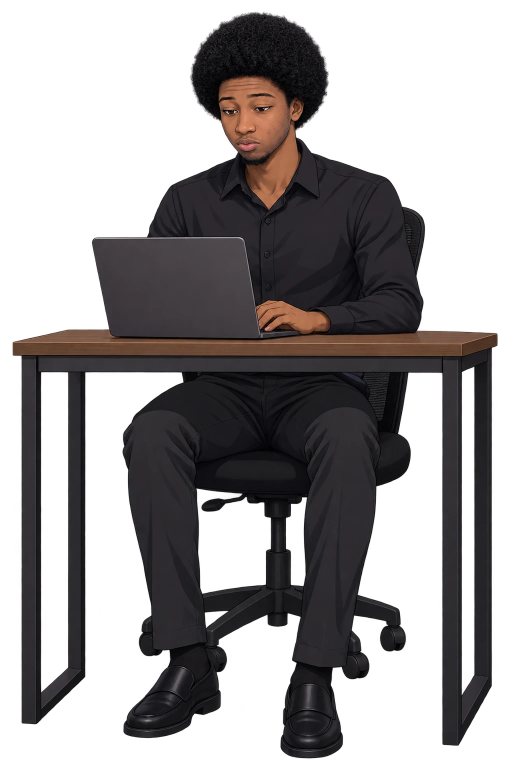
#> input picture sources/personnage.webp, 1024 x 1536 px (shown at 1/2 size)
$ python preparer-personnage.py
#> lines starting #> are read from the running program, lines starting #| are printed output that depends on the picture; after the words box and inside, x2 and y2 are one past the last pixel; in counts of white or black regions, pixels touching at a corner belong together
"""
Prépare les calques du personnage de l'atelier à partir de l'illustration
détourée sources/personnage.webp (1024 × 1536, fond transparent).

    python3 scripts/preparer-personnage.py

Produit, dans public/atelier/ :
  - haut.webp          le buste, au-dessus du plateau (respire, tourne la tête)
  - haut-eclaire.webp  le même, éclairé par l'écran (fondu d'opacité)
  - bas.webp           jambes et fauteuil, sous le plateau (immobile)

Le plateau en bois et les pieds métalliques d'origine sont retirés : le
bureau noir mat est dessiné en SVG entre les deux calques, à la même
échelle. Un fin liseré clair (contre-jour de l'horizon) est cuit dans
les images, ce qui évite tout filtre CSS au moment de l'affichage ;
aucun halo ne déborde de la silhouette.

Les coordonnées citées ici sont celles de l'image source ; la feuille de
style (.perso) reprend les mêmes, en pourcentages.
"""
from pathlib import Path

import numpy as np
from PIL import Image, ImageFilter

RACINE = Path(__file__).resolve().parent.parent
SOURCE = RACINE / 'sources' / 'personnage.webp'
SORTIE = RACINE / 'public' / 'atelier'
ECHELLE = 0.8  # 1024 → 819 px de large : net jusqu'à 2x sur l'écran
COUPE = 712  # bas du plateau d'origine : frontière haut / bas
PLATEAU = (655, 714)  # bande du plateau en bois

im = Image.open(SOURCE).convert('RGBA')
#> im is the input picture: PIL image 1024x1536 RGBA; mean R, G, B, A 21.8, 18.8, 19.4, 114.7
a = np.asarray(im).astype(np.float32) / 255.0
h, w = a.shape[:2]
#> h = 1536; w = 1024
rgb, al = a[..., :3], a[..., 3]
ys, xs = np.mgrid[0:h, 0:w]

# 1. Nettoyage des bords : pas de voile résiduel, pas de frange claire.
al = np.where(al < 0.03, 0.0, al)
lum = rgb.mean(-1)
frange = (al < 0.9) & (lum > 0.55)
#> frange: shape (1536, 1024) bool; every value is 0
al = np.where(frange, al * 0.35, al)

# 2. Plateau en bois : les pixels bruns de la bande disparaissent, sauf la
#    main posée sur l'ordinateur (peau brune elle aussi).
r, g, b = rgb[..., 0], rgb[..., 1], rgb[..., 2]
brun = (r > g) & (g >= b * 0.9) & ((r - b) > 0.08)
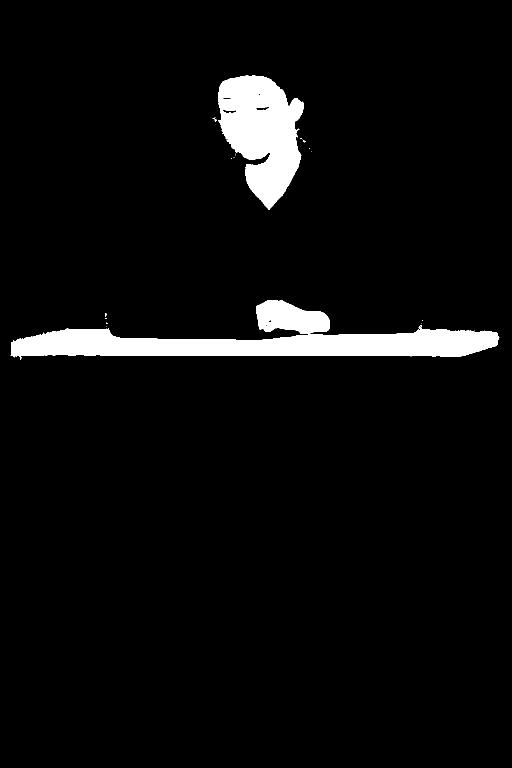
#> brun: shape (1536, 1024) bool (shown at 1/2 size); 4.8% white; 24 white regions (22 under 20 px), largest, box (x1, y1, x2, y2) and area: (21, 600, 999, 715) 46779, (436, 151, 608, 420) 29092
main = (xs > 500) & (xs < 672) & (ys < 678)
bois = (brun & (ys >= PLATEAU[0]) & (ys <= PLATEAU[1]) & ~main) | ((ys >= 680) & (ys <= PLATEAU[1]))
#> bois: shape (1536, 1024) bool; 2.8% white; 4 white regions (3 under 20 px), largest, box (x1, y1, x2, y2) and area: (0, 655, 1024, 715) 44774
al = np.where(bois, 0.0, al)
# Ceinture du bureau (sous le plateau) et pieds métalliques d'origine.
ceinture = (ys > PLATEAU[1]) & (ys < 752) & (xs > 20) & (xs < 1000)
pieds = (ys > 640) & ((xs < 200) | (xs > 862))
al = np.where(ceinture | pieds, 0.0, al)


def assombrir(c):
    """Étalonnage d'ambiance : plus froid, un peu plus sombre."""
    c = c * np.array([0.86, 0.9, 1.0], dtype=np.float32)
    return c * 0.92 + np.array([0.0, 0.006, 0.02], dtype=np.float32)


base = assombrir(rgb)


def tache(cx, cy, rx, ry):
    return np.exp(-(((xs - cx) / rx) ** 2 + ((ys - cy) / ry) ** 2))


# 3. Lumière froide de l'écran : visage, cou, plastron, mains.
lumiere = (
    tache(505, 262, 105, 95) * 0.62
    + tache(565, 628, 80, 45) * 0.45
    + tache(520, 430, 170, 140) * 0.22
    + tache(340, 560, 160, 110) * 0.18
)
couleur = np.array([0.42, 0.62, 1.0], dtype=np.float32)
eclaire = 1.0 - (1.0 - base) * (1.0 - np.clip(lumiere, 0, 1)[..., None] * couleur * 0.85)
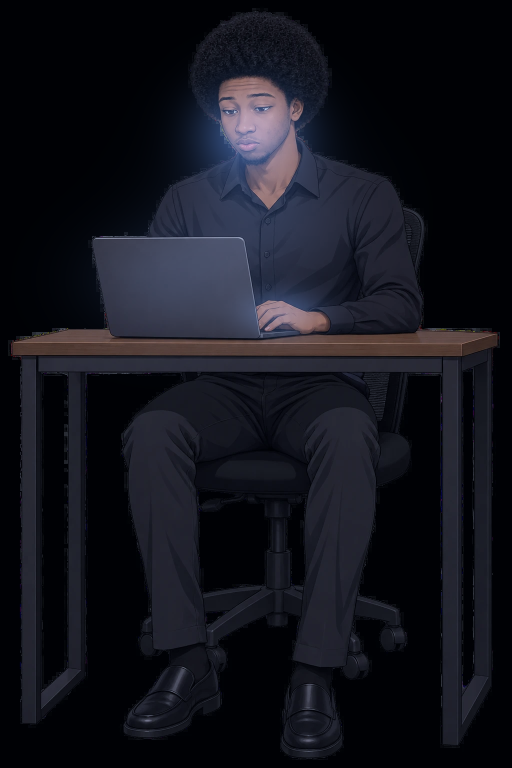
#> eclaire: shape (1536, 1024, 3) float64 (shown at 1/2 size); mean R, G, B 0.0765, 0.0811, 0.112
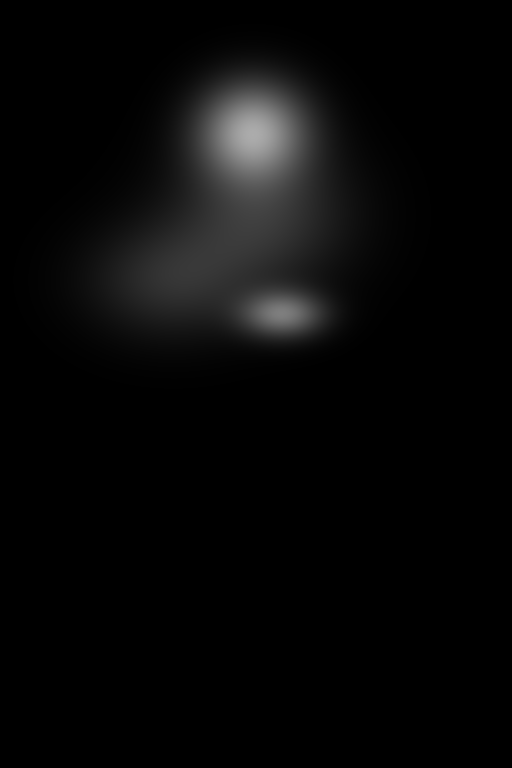
#> lumiere: shape (1536, 1024) float64 (shown at 1/2 size); min 1.67e-32, max 0.675, mean 0.0324
base_lum = 1.0 - (1.0 - base) * (1.0 - np.clip(lumiere, 0, 1)[..., None] * couleur * 0.28)

# 4. Liseré : un bord intérieur clair, cuit dans l'image (le contre-jour
#    vient de l'horizon, derrière le personnage). Rien à l'extérieur.
masque = Image.fromarray((al * 255).astype(np.uint8))
erode = np.asarray(masque.filter(ImageFilter.MinFilter(5))).astype(np.float32) / 255.0
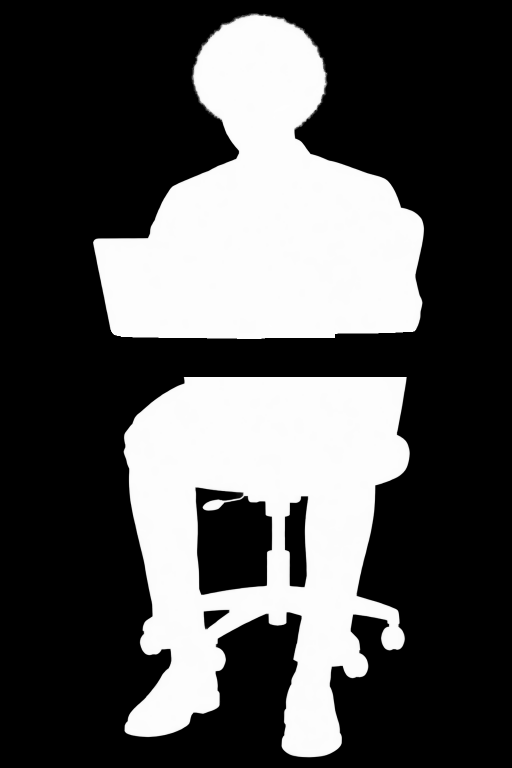
#> erode: shape (1536, 1024) float32 (shown at 1/2 size); min 0, max 0.996, mean 0.327
bord = np.clip(al - erode, 0, 1)
haut_du_corps = np.clip(1.2 - ys / 1100.0, 0.25, 1.0)
lisere = bord * haut_du_corps * 0.55
teinte_lisere = np.array([0.72, 0.84, 1.0], dtype=np.float32)


def composer(c):
    c = c * (1 - lisere[..., None]) + teinte_lisere * lisere[..., None]
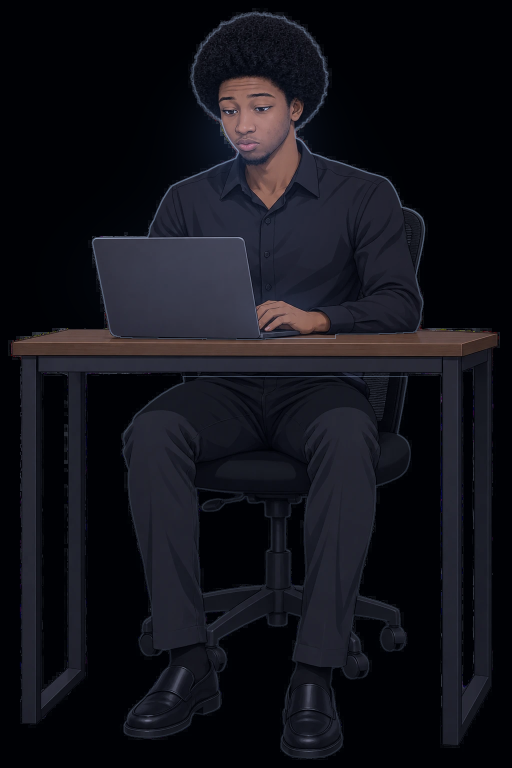
#> c: shape (1536, 1024, 3) float64 (shown at 1/2 size); mean of channels 0, 1, 2 0.0723, 0.0739, 0.0999; drawn as R, G, B
    return np.dstack([np.clip(c, 0, 1), al])
#> returned value: shape (1536, 1024, 4) float64
#> in composer (call 2), `return np.dstack([np.clip(c, 0, 1), al])`:
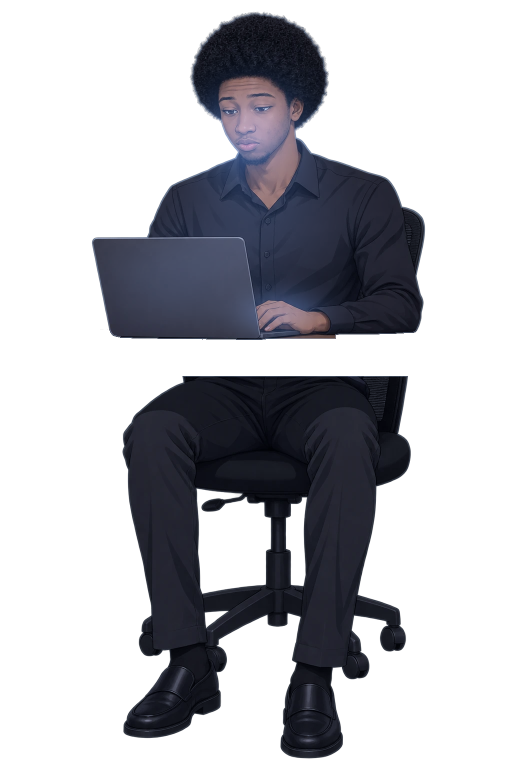
#> returned value: shape (1536, 1024, 4) float64 (shown at 1/2 size); mean of channels 0, 1, 2, 3 0.0783, 0.0833, 0.115, 0.338; transparent parts drawn white


def exporter(arr, y0, y1, nom):
#> called with y0 = 0, y1 = 712, nom = 'haut.webp'
    img = Image.fromarray((arr[y0:y1] * 255).round().astype(np.uint8), 'RGBA')
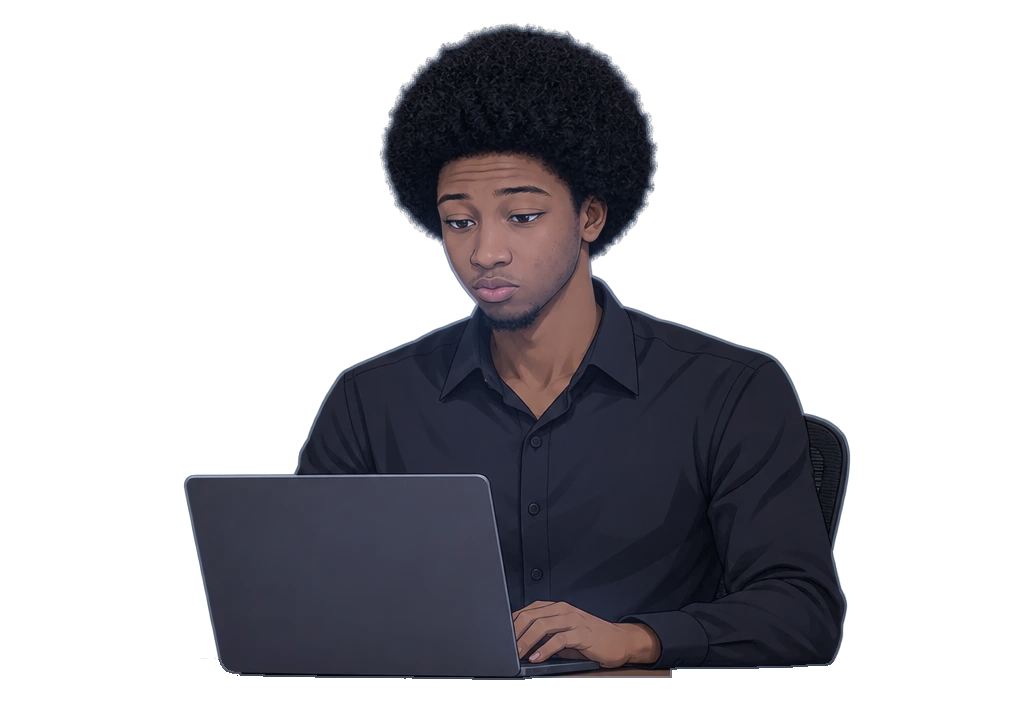
#> img: PIL image 1024x712 RGBA; mean R, G, B, A 23, 22.1, 28.1, 89.4; transparent parts drawn white
    img = img.resize((round(w * ECHELLE), round((y1 - y0) * ECHELLE)), Image.LANCZOS)
#> img: PIL image 819x570 RGBA
    img.save(SORTIE / nom, 'WEBP', quality=84, method=6, alpha_quality=90)
#> (the run stopped early here; a loop or call above may not have finished)
